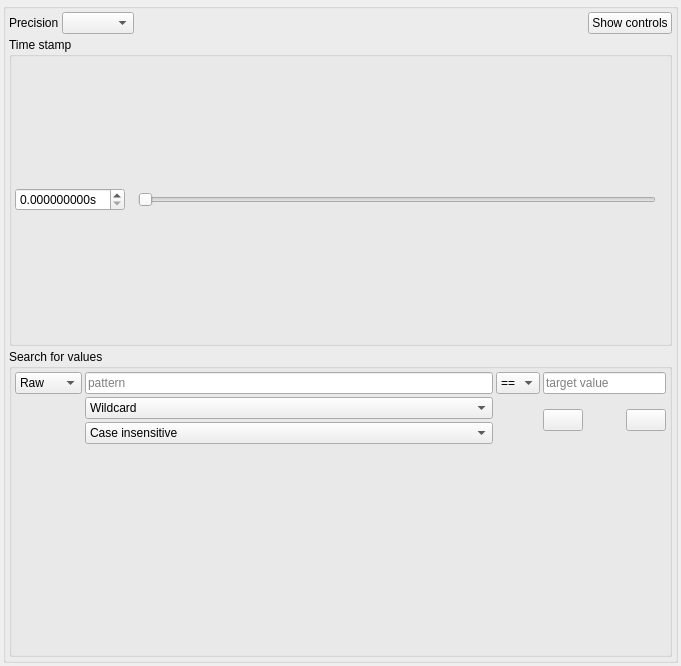
<?xml version="1.0" encoding="UTF-8"?>
<ui version="4.0">
 <class>NumericDisplay</class>
 <widget class="QWidget" name="NumericDisplay">
  <property name="geometry">
   <rect>
    <x>0</x>
    <y>0</y>
    <width>681</width>
    <height>666</height>
   </rect>
  </property>
  <property name="windowTitle">
   <string>Form</string>
  </property>
  <layout class="QVBoxLayout" name="main_layout">
   <property name="spacing">
  <number>3</number>
</property>
   <property name="leftMargin">
  <number>3</number>
</property>
   <property name="topMargin">
  <number>3</number>
</property>
   <property name="rightMargin">
  <number>3</number>
</property>
   <property name="bottomMargin">
  <number>3</number>
</property>
   <item>
    <widget class="QGroupBox" name="controls">
     <property name="title">
      <string/>
     </property>
     <property name="flat">
      <bool>true</bool>
     </property>
     <layout class="QVBoxLayout" name="verticalLayout">
      <property name="spacing">
  <number>3</number>
</property>
      <property name="leftMargin">
  <number>3</number>
</property>
      <property name="topMargin">
  <number>3</number>
</property>
      <property name="rightMargin">
  <number>3</number>
</property>
      <property name="bottomMargin">
  <number>3</number>
</property>
      <item>
       <layout class="QGridLayout" name="gridLayout_2" columnstretch="0,0,1,0">
        <property name="spacing">
  <number>3</number>
</property>
        <item row="0" column="3">
         <widget class="QPushButton" name="toggle_controls_btn">
          <property name="text">
           <string>Show controls</string>
          </property>
          <property name="icon">
           <iconset resource="resource.qrc">
            <normaloff>:/down.png</normaloff>:/down.png</iconset>
          </property>
         </widget>
        </item>
        <item row="0" column="0">
         <widget class="QLabel" name="controls_label">
          <property name="text">
           <string>Precision</string>
          </property>
         </widget>
        </item>
        <item row="0" column="1">
         <widget class="QComboBox" name="float_precision"/>
        </item>
        <item row="0" column="2">
         <spacer name="controls_spacer">
          <property name="orientation">
           <enum>Qt::Orientation::Horizontal</enum>
          </property>
          <property name="sizeHint" stdset="0">
           <size>
            <width>40</width>
            <height>20</height>
           </size>
          </property>
         </spacer>
        </item>
       </layout>
      </item>
      <item>
       <widget class="QGroupBox" name="time_group">
        <property name="title">
         <string>Time stamp</string>
        </property>
        <layout class="QHBoxLayout" name="horizontalLayout_2">
         <property name="spacing">
  <number>3</number>
</property>
         <property name="leftMargin">
  <number>3</number>
</property>
         <property name="topMargin">
  <number>3</number>
</property>
         <property name="rightMargin">
  <number>3</number>
</property>
         <property name="bottomMargin">
  <number>3</number>
</property>
         <item>
          <layout class="QHBoxLayout" name="horizontalLayout" stretch="0,0,1,0">
           <property name="spacing">
  <number>3</number>
</property>
           <item>
            <widget class="QDoubleSpinBox" name="timestamp">
             <property name="suffix">
              <string>s</string>
             </property>
             <property name="decimals">
              <number>9</number>
             </property>
             <property name="singleStep">
              <double>0.001000000000000</double>
             </property>
            </widget>
           </item>
           <item>
            <widget class="QLabel" name="min_t">
             <property name="text">
              <string/>
             </property>
            </widget>
           </item>
           <item>
            <widget class="QSlider" name="timestamp_slider">
             <property name="maximum">
              <number>99999</number>
             </property>
             <property name="orientation">
              <enum>Qt::Orientation::Horizontal</enum>
             </property>
             <property name="invertedAppearance">
              <bool>false</bool>
             </property>
             <property name="invertedControls">
              <bool>false</bool>
             </property>
             <property name="tickPosition">
              <enum>QSlider::TickPosition::NoTicks</enum>
             </property>
             <property name="tickInterval">
              <number>1</number>
             </property>
            </widget>
           </item>
           <item>
            <widget class="QLabel" name="max_t">
             <property name="text">
              <string/>
             </property>
            </widget>
           </item>
          </layout>
         </item>
        </layout>
       </widget>
      </item>
      <item>
       <widget class="QGroupBox" name="search_group">
        <property name="title">
         <string>Search for values</string>
        </property>
        <layout class="QGridLayout" name="gridLayout" columnstretch="0,1,0,0">
         <property name="leftMargin">
  <number>3</number>
</property>
         <property name="topMargin">
  <number>3</number>
</property>
         <property name="rightMargin">
  <number>3</number>
</property>
         <property name="bottomMargin">
  <number>3</number>
</property>
         <property name="spacing">
  <number>3</number>
</property>
         <item row="0" column="1">
          <widget class="QLineEdit" name="pattern_match">
           <property name="placeholderText">
            <string>pattern</string>
           </property>
          </widget>
         </item>
         <item row="0" column="2">
          <widget class="QComboBox" name="op">
           <item>
            <property name="text">
             <string>==</string>
            </property>
           </item>
           <item>
            <property name="text">
             <string>!=</string>
            </property>
           </item>
           <item>
            <property name="text">
             <string>&lt;</string>
            </property>
           </item>
           <item>
            <property name="text">
             <string>&lt;=</string>
            </property>
           </item>
           <item>
            <property name="text">
             <string>&gt;</string>
            </property>
           </item>
           <item>
            <property name="text">
             <string>&gt;=</string>
            </property>
           </item>
          </widget>
         </item>
         <item row="1" column="1">
          <widget class="QComboBox" name="match_type">
           <item>
            <property name="text">
             <string>Wildcard</string>
            </property>
           </item>
           <item>
            <property name="text">
             <string>Regex</string>
            </property>
           </item>
          </widget>
         </item>
         <item row="0" column="3">
          <widget class="QLineEdit" name="target">
           <property name="placeholderText">
            <string>target value</string>
           </property>
          </widget>
         </item>
         <item row="0" column="0">
          <widget class="QComboBox" name="match_mode">
           <item>
            <property name="text">
             <string>Raw</string>
            </property>
           </item>
           <item>
            <property name="text">
             <string>Scaled</string>
            </property>
           </item>
          </widget>
         </item>
         <item row="2" column="1">
          <widget class="QComboBox" name="case_sensitivity">
           <item>
            <property name="text">
             <string>Case insensitive</string>
            </property>
           </item>
           <item>
            <property name="text">
             <string>Case sensitive</string>
            </property>
           </item>
          </widget>
         </item>
         <item row="1" column="3" rowspan="2">
          <layout class="QHBoxLayout" name="horizontalLayout_3">
           <property name="spacing">
  <number>3</number>
</property>
           <item>
            <widget class="QPushButton" name="backward">
             <property name="text">
              <string/>
             </property>
             <property name="icon">
              <iconset resource="resource.qrc">
               <normaloff>:/right.png</normaloff>:/right.png</iconset>
             </property>
            </widget>
           </item>
           <item>
            <spacer name="horizontalSpacer_4">
             <property name="orientation">
              <enum>Qt::Orientation::Horizontal</enum>
             </property>
             <property name="sizeHint" stdset="0">
              <size>
               <width>40</width>
               <height>20</height>
              </size>
             </property>
            </spacer>
           </item>
           <item>
            <widget class="QPushButton" name="forward">
             <property name="text">
              <string/>
             </property>
             <property name="icon">
              <iconset resource="resource.qrc">
               <normaloff>:/left.png</normaloff>:/left.png</iconset>
             </property>
            </widget>
           </item>
          </layout>
         </item>
         <item row="3" column="0" colspan="4">
          <widget class="QLabel" name="match">
           <property name="text">
            <string/>
           </property>
          </widget>
         </item>
        </layout>
       </widget>
      </item>
     </layout>
    </widget>
   </item>
  </layout>
 </widget>
 <tabstops>
  <tabstop>timestamp</tabstop>
  <tabstop>pattern_match</tabstop>
  <tabstop>op</tabstop>
  <tabstop>target</tabstop>
  <tabstop>backward</tabstop>
  <tabstop>forward</tabstop>
 </tabstops>
 <resources>
  <include location="resource.qrc"/>
 </resources>
 <connections/>
</ui>
